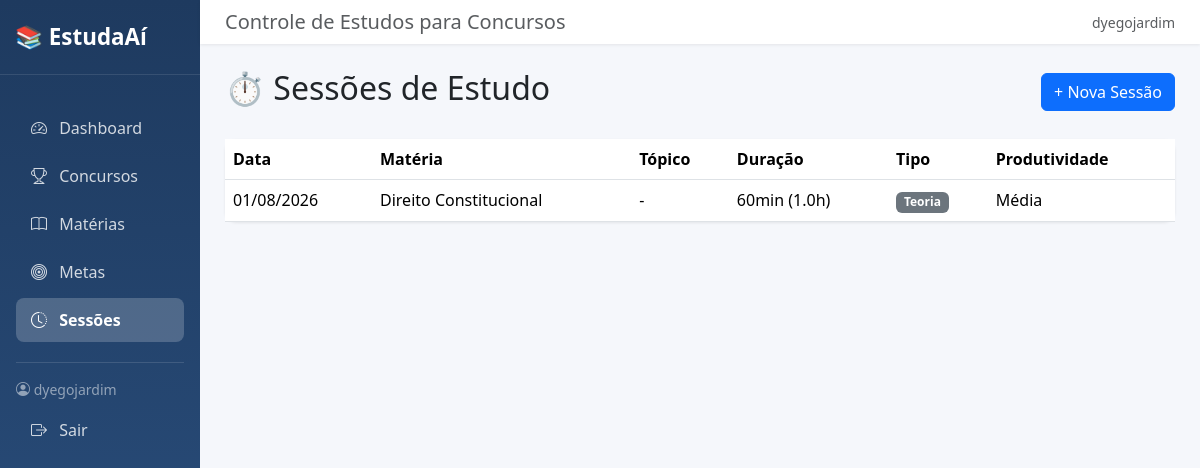
The app's page /sessoes/ (signed in) with its own data.
### core/models.py (models this page shows, shortened)
class SessaoEstudo(models.Model):
    TIPO_CHOICES = [
        ('teoria', 'Teoria'),
        ('exercicios', 'Exercícios'),
        ('revisao', 'Revisão'),
        ('simulado', 'Simulado'),
    ]
    PRODUTIVIDADE_CHOICES = [
        (1, 'Baixa'),
        (2, 'Média'),
        (3, 'Alta'),
    ]
    data = models.DateField('Data')
    materia = models.ForeignKey(Materia, on_delete=models.CASCADE, related_name='sessoes')
    topico = models.ForeignKey(Topico, on_delete=models.SET_NULL, null=True, blank=True)
    duracao_minutos = models.PositiveIntegerField('Duração (minutos)')
    tipo = models.CharField('Tipo', max_length=20, choices=TIPO_CHOICES, default='teoria')
    anotacoes = models.TextField('Anotações', blank=True)
    produtividade = models.IntegerField('Produtividade', choices=PRODUTIVIDADE_CHOICES, default=2)
    usuario = models.ForeignKey(User, on_delete=models.CASCADE)
    class Meta:
        verbose_name = 'Sessão de Estudo'
        verbose_name_plural = 'Sessões de Estudo'
        ordering = ['-data']
    @property
    def duracao_horas(self):
        return self.duracao_minutos / 60

class Materia(models.Model):
    STATUS_CHOICES = [
        ('nao_iniciado', 'Não Iniciado'),
        ('em_andamento', 'Em Andamento'),
        ('revisado', 'Revisado'),
        ('dominado', 'Dominado'),
    ]
    nome = models.CharField('Nome', max_length=200)
    area = models.CharField('Área', max_length=100, blank=True)
    peso = models.IntegerField('Peso', default=1, help_text='Importância da matéria (1-10)')
    status = models.CharField('Status', max_length=20, choices=STATUS_CHOICES, default='nao_iniciado')
    concurso = models.ForeignKey(Concurso, on_delete=models.SET_NULL, null=True, blank=True)
    usuario = models.ForeignKey(User, on_delete=models.CASCADE)
    class Meta:
        verbose_name = 'Matéria'
        verbose_name_plural = 'Matérias'
        ordering = ['nome']

### core/views.py (the view)
# urls.py: path('sessoes/', views.lista_sessoes, name='lista_sessoes'),
@login_required
def lista_sessoes(request):
    sessoes = SessaoEstudo.objects.filter(
        usuario=request.user
    ).select_related('materia', 'topico')
    return render(request, 'core/sessao_list.html', {'sessoes': sessoes})

### templates/core/sessao_list.html
{% extends 'core/base.html' %}
{% block nav_sessoes %}active{% endblock %}
{% block content %}
<div class="d-flex justify-content-between align-items-center mb-4">
    <h2>⏱️ Sessões de Estudo</h2>
    <a href="{% url 'core:nova_sessao' %}" class="btn btn-primary">+ Nova Sessão</a>
</div>
{% if sessoes %}
<div class="card card-stat">
    <table class="table table-hover mb-0">
        <thead>
            <tr>
                <th>Data</th>
                <th>Matéria</th>
                <th>Tópico</th>
                <th>Duração</th>
                <th>Tipo</th>
                <th>Produtividade</th>
            </tr>
        </thead>
        <tbody>
            {% for sessao in sessoes %}
            <tr>
                <td>{{ sessao.data|date:'d/m/Y' }}</td>
                <td>{{ sessao.materia.nome }}</td>
                <td>{{ sessao.topico|default:'-' }}</td>
                <td>{{ sessao.duracao_minutos }}min ({{ sessao.duracao_horas|floatformat:1 }}h)</td>
                <td><span class="badge bg-secondary">{{ sessao.get_tipo_display }}</span></td>
                <td>{{ sessao.get_produtividade_display }}</td>
            </tr>
            {% endfor %}
        </tbody>
    </table>
</div>
{% else %}
<div class="text-center py-5">
    <p class="text-muted">Nenhuma sessão registrada ainda.</p>
    <a href="{% url 'core:nova_sessao' %}" class="btn btn-primary">Registrar primeira sessão</a>
</div>
{% endif %}
{% endblock %}

### templates/core/base.html (shortened to what this page needs)
<!DOCTYPE html>
<html lang="pt-br">
<head>
    <link href="https://cdn.jsdelivr.net/npm/bootstrap@5.3.2/dist/css/bootstrap.min.css" rel="stylesheet">
    <link href="https://cdn.jsdelivr.net/npm/bootstrap-icons@1.11.1/font/bootstrap-icons.css" rel="stylesheet">
</head>
<body>
<div class="container-fluid">
    <div class="row">
        <div class="col-md-3 col-lg-2 sidebar p-0">
            <div class="sidebar-brand">
                📚 EstudaAí
            </div>
            <div class="p-3">
                <ul class="nav flex-column">
                    <li class="nav-item">
                        <a href="{% url 'core:dashboard' %}" class="nav-link {% block nav_dashboard %}{% endblock %}">
                            <i class="bi bi-speedometer2"></i> Dashboard
                        </a>
                    </li>
                    <li class="nav-item">
                        <a href="{% url 'core:lista_concursos' %}" class="nav-link {% block nav_concursos %}{% endblock %}">
                            <i class="bi bi-trophy"></i> Concursos
                        </a>
                    </li>
                    <li class="nav-item">
                        <a href="{% url 'core:lista_materias' %}" class="nav-link {% block nav_materias %}{% endblock %}">
                            <i class="bi bi-book"></i> Matérias
                        </a>
                    </li>
                    <li class="nav-item">
                        <a href="{% url 'core:lista_metas' %}" class="nav-link {% block nav_metas %}{% endblock %}">
                            <i class="bi bi-bullseye"></i> Metas
                        </a>
                    </li>
                    <li class="nav-item">
                        <a href="{% url 'core:lista_sessoes' %}" class="nav-link {% block nav_sessoes %}{% endblock %}">
                            <i class="bi bi-clock-history"></i> Sessões
                        </a>
                    </li>
                </ul>
                <hr class="text-white-50 my-3">
                <div class="text-white-50 small mb-2">
                    <i class="bi bi-person-circle"></i>
                    {{ user.username }}
                </div>
                                <a href="{% url 'core:logout' %}" class="nav-link">
                    <i class="bi bi-box-arrow-right"></i> Sair
                </a>
            </div>
        </div>
        <div class="col-md-9 col-lg-10 p-0">
            <nav class="navbar-top d-flex justify-content-between align-items-center">
                <h5 class="mb-0 text-muted">Controle de Estudos para Concursos</h5>
                <span class="text-muted small">{{ user.username }}</span>
            </nav>
            <div class="main-content">
                {% block content %}
                {% endblock %}
            </div>
        </div>
    </div>
</div>
</body>
</html>

### templates/core/base.html (style rules this page uses)
body { background-color: #f5f7fb; }
.sidebar { background: linear-gradient(180deg, #1e3a5f 0%, #2c5282 100%); min-height: 100vh; color: white; }
.sidebar .nav-link { color: rgba(255, 255, 255, 0.8); border-radius: 8px; margin-bottom: 4px; padding: 10px 15px; transition: all 0.2s; }
.sidebar .nav-link.active { color: white; background-color: rgba(255, 255, 255, 0.2); font-weight: 600; }
.sidebar .nav-link i { margin-right: 8px; width: 20px; text-align: center; }
.sidebar-brand { padding: 20px 15px; font-size: 1.4rem; font-weight: 700; color: white; border-bottom: 1px solid rgba(255, 255, 255, 0.1); margin-bottom: 15px; }
.card-stat { border: none; border-radius: 12px; box-shadow: 0 1px 3px rgba(0, 0, 0, 0.08); }
.main-content { padding: 25px; }
.navbar-top { background: white; box-shadow: 0 1px 3px rgba(0, 0, 0, 0.08); padding: 10px 25px; }

### records on screen
SessaoEstudo: data "01/08/2026", materia.nome "Direito Constitucional", topico "-", duracao_minutos "60", duracao_horas "1.0", tipo "Teoria", produtividade "Média"

### other values on screen
{{ user.username }} "dyegojardim"
